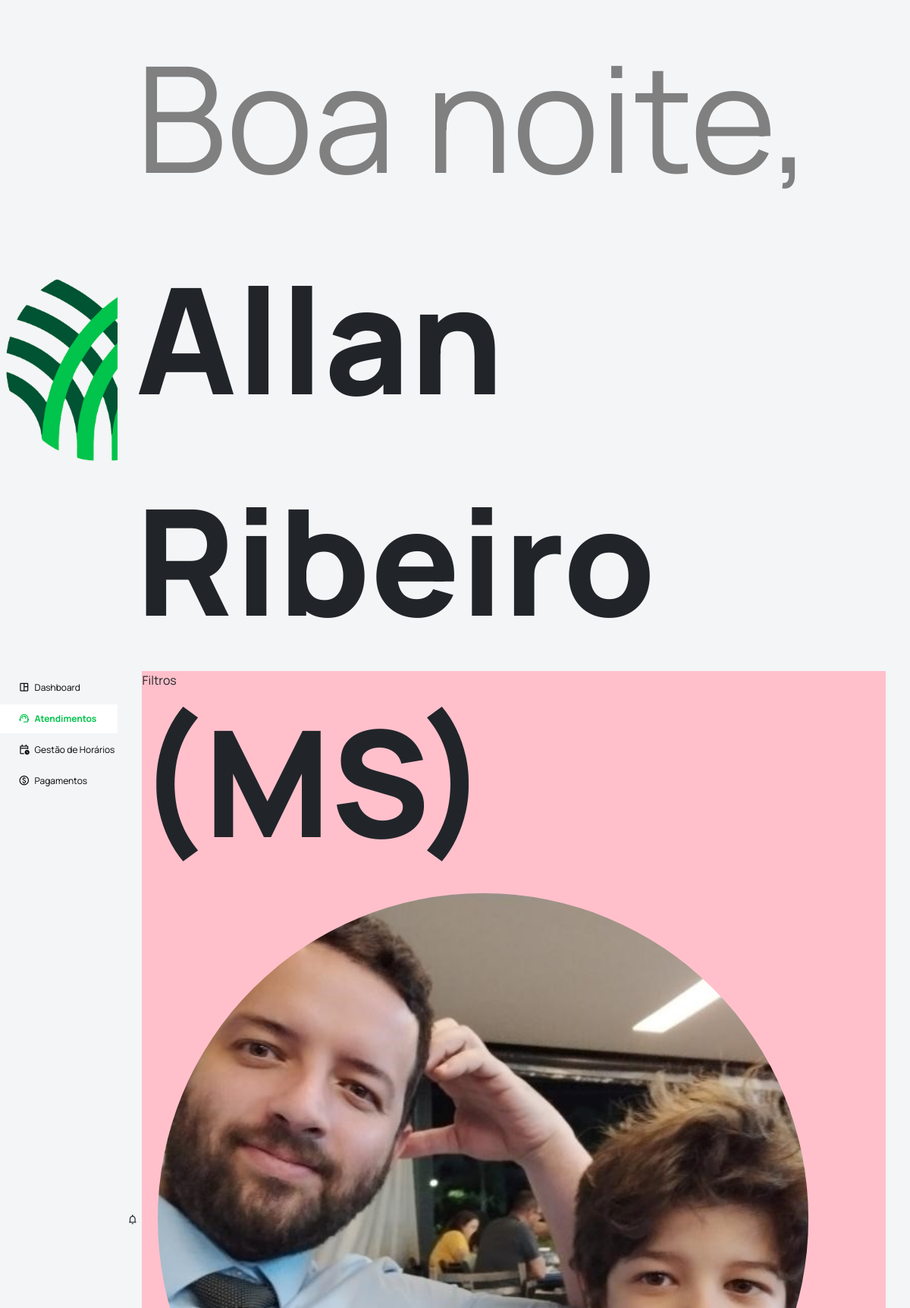
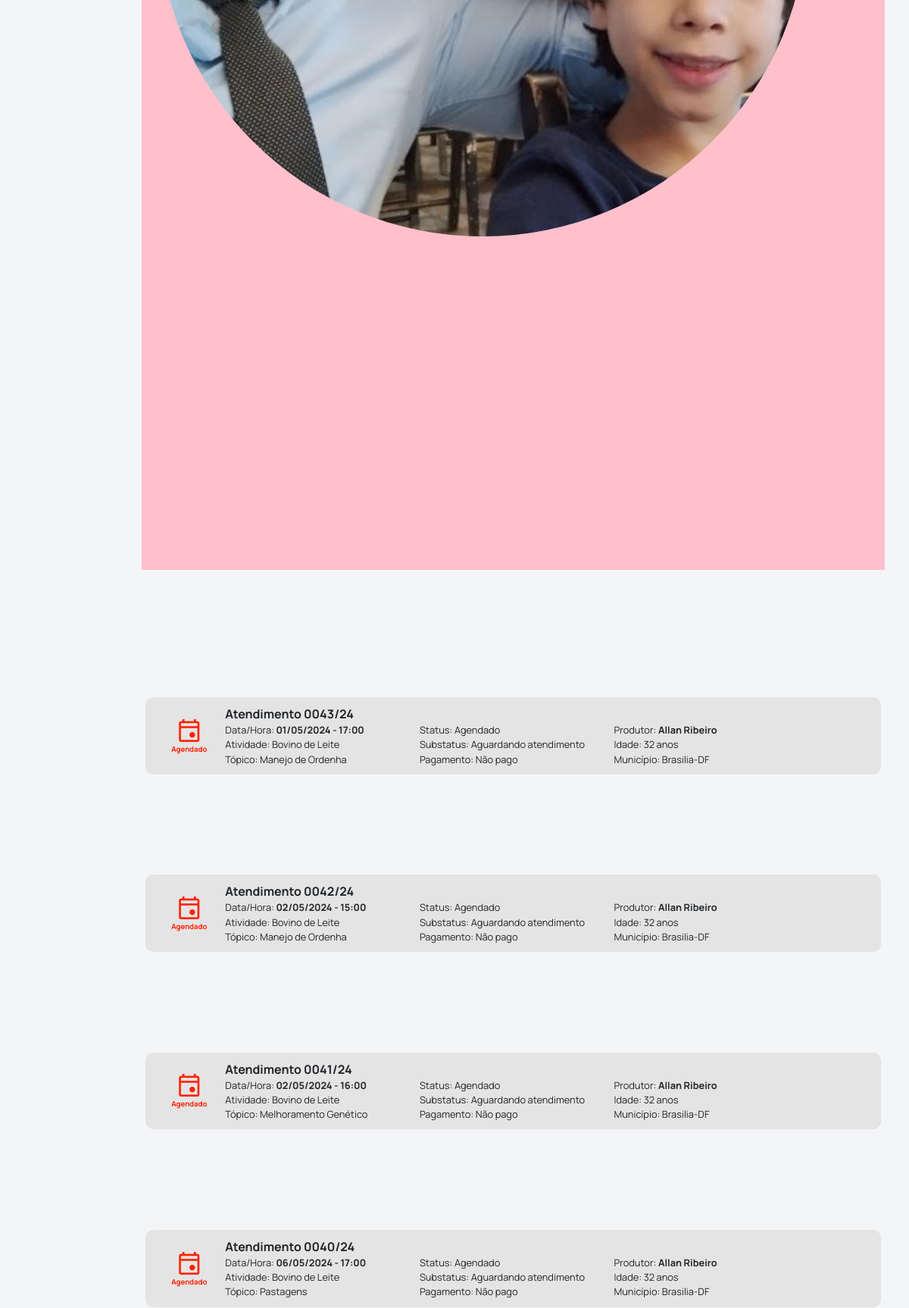
The app's page /tecnico/atendimentos/ (signed in, upper part) with its own data (2 pictures, top to bottom).
### apps/modulo_admin/models.py (models this page shows, shortened)
class Usuario(models.Model):
    user = models.OneToOneField(User, on_delete=models.CASCADE, related_name='usuario_relacionado')
    data_registro = models.DateTimeField(auto_now_add=True)
    data_ultima_atualizacao = models.DateTimeField(auto_now=True)
    cpf = models.CharField(max_length=14, null=False, blank=False, unique=True)
    nome_completo = models.CharField(max_length=100, null=False, blank=False)
    data_nascimento = models.DateField(null=True, blank=True)
    sexo = models.CharField(max_length=100, choices=GENERO_SEXUAL, null=False, blank=False)
    reside_cod_ibge = models.CharField(max_length=10, null=True, blank=True)
    celular = models.CharField(max_length=17, null=True, blank=True)
    email_pessoal = models.EmailField(max_length=40, null=True, blank=True)
    usuario_is_ativo = models.BooleanField(default=True, null=False, blank=False, db_index=True)
    del_status = models.BooleanField(default=False)
    del_data = models.DateTimeField(null=True, blank=True)
    del_cpf = models.CharField(max_length=14, null=True, blank=True)
    def primeiro_ultimo_nome(self):
        partes_nome = self.nome_completo.split()
        primeiro_nome = partes_nome[0]
        ultimo_nome = partes_nome[-1] if len(partes_nome) > 1 else ''
        return f"{primeiro_nome} {ultimo_nome}"
    def uf_municipio(self):
        if self.reside_cod_ibge:
            try:
                uf_municipio = UF_Municipio.objects.get(cod_ibge=self.reside_cod_ibge)
                return f"{uf_municipio.municipio}-{uf_municipio.uf_sigla}"
            except UF_Municipio.DoesNotExist:
                return "Código IBGE não encontrado"
        return "Código IBGE não informado"
    def regional_senar(self):
        try:
            vinculo = self.vinculo_tecnico_regional.get(is_ativo=True)
            return vinculo.regional
        except ObjectDoesNotExist:
            return "Nenhum vínculo ativo encontrado"
    def idade(self):
        if self.data_nascimento:
            hoje = date.today()  # Usando 'date.today()' corretamente
            idade = hoje.year - self.data_nascimento.year
            if (hoje.month, hoje.day) < (self.data_nascimento.month, self.data_nascimento.day):
                idade -= 1
            return idade
        return "Data de nascimento não informada"

class VinculoTecnicoRegional(models.Model):
    usuario = models.ForeignKey(Usuario, on_delete=models.DO_NOTHING, related_name='vinculo_tecnico_regional', null=True)
    data_registro = models.DateTimeField(auto_now_add=True)
    data_ultima_atualizacao = models.DateTimeField(auto_now=True)
    regional = models.CharField(max_length=2, choices=LISTA_UFS_SIGLAS, null=False, blank=False)
    data_inicio = models.DateField(default=date.today, null=False, blank=False)
    data_fim = models.DateField(null=True, blank=True)
    is_ativo = models.BooleanField(default=True, null=False, blank=False, db_index=True)
    del_status = models.BooleanField(default=False)
    del_data = models.DateTimeField(null=True, blank=True)
    del_cpf = models.CharField(max_length=14, null=True, blank=True)

class Atendimento(models.Model):
    data_registro = models.DateTimeField(auto_now_add=True)
    data_ultima_atualizacao = models.DateTimeField(auto_now=True)
    regional = models.CharField(max_length=2, choices=LISTA_UFS_SIGLAS, null=False, blank=False, default='MS')
    tecnico = models.ForeignKey(Usuario, on_delete=models.SET_NULL, null=True, blank=True, related_name='tecnico_atendimento')
    produtor = models.ForeignKey(Usuario, on_delete=models.SET_NULL, null=True, blank=True, related_name='produtor_atendimento')
    atendimento_retorno = models.BooleanField(default=False)
    atendimento_retorno_justificativa = models.TextField(null=True, blank=True)
    atendimento_anterior = models.ForeignKey('self', on_delete=models.SET_NULL, null=True, blank=True, related_name='atendimentos_posteriores')
    data = models.DateField(null=False, blank=False)
    hora = models.CharField(max_length=5, null=False, blank=False)
    status = models.CharField(max_length=15, choices=STATUS_ATENDIMENTO, null=False, blank=False)
    substatus = models.CharField(max_length=60, choices=SUBSTATUS_ATENDIMENTO, null=True, blank=True)
    atividade_produtiva = models.CharField(max_length=120, choices=ATIVIDADE_PRODUTIVA, null=False, blank=False)
    topico = models.CharField(max_length=120, null=False, blank=False)
    mais_informacoes = models.TextField(null=True, blank=True)
    imagem01 = models.ImageField(null=True, blank=True)
    imagem02 = models.ImageField(null=True, blank=True)
    imagem03 = models.ImageField(null=True, blank=True)
    relatorio = models.TextField(null=True, blank=True)
    relatorio_atualizacao = models.DateTimeField(null=True, blank=True)
    del_status = models.BooleanField(default=False)
    del_data = models.DateTimeField(null=True, blank=True)
    del_cpf = models.CharField(max_length=14, null=True, blank=True)
    def atendimento_id(self):
        year_suffix = self.data.strftime('%y')
        id_str = str(self.id).zfill(4)
        return f"{id_str}/{year_suffix}"

class UF_Municipio(models.Model):
    cod_ibge = models.CharField(max_length=10, null=False, blank=False)
    uf_sigla = models.CharField(max_length=2, null=False, blank=False)
    uf = models.CharField(max_length=20, null=False, blank=False)
    municipio = models.CharField(max_length=35, null=False, blank=False)
    municipio_uf = models.CharField(max_length=40, null=False, blank=False)

### apps/modulo_tecnico/views.py (the view)
# urls.py: path('tecnico/atendimentos/', tecnico_atendimentos, name='tecnico_atendimentos'),
def tecnico_atendimentos(request):
    tecnico = request.user.usuario_relacionado
    atendimentos = Atendimento.objects.filter(tecnico=tecnico).order_by('-id')
    conteudo = {
        'atendimentos': atendimentos,
    }
    return render(request, 'modulo_tecnico/lista_atendimentos.html', conteudo)

### apps/modulo_admin/templatetags/saudacoes_filters.py (called while the page is built)
@register.filter(name='saudacao')
def saudacao(value):
    hora_atual = datetime.now().hour
    if 0 <= hora_atual < 12:
        return "Bom dia"
    elif 12 <= hora_atual < 18:
        return "Boa tarde"
    else:
        return "Boa noite"

### templates/modulo_tecnico/lista_atendimentos.html (shortened to what this page needs)
{% extends '_partials/base_main.html' %}
{% load static %}
{% block extra_head %}
    <link rel="stylesheet" href="{% static '/styles/modulo_tecnico/lista_atendimentos.css' %}">
{% endblock %}
{% block content %}
    <div class="container_page">
        <div class="container_filtros">
            Filtros
        </div>
        <div class="container_listagem">
            {% for atendimento in atendimentos %}
                <div class="listagem_item" data-id="{{ atendimento.id }}">
                    <div class="listagem_item_icone">
                        {% if atendimento.status == 'agendado' %}
                            <i class="material-symbols-outlined" style="font-size: 3vw; color: var(--agendado)">event</i>
                            <span style="color: var(--agendado); font-weight: bold;">{{ atendimento.get_status_display }}</span>
                        {% elif atendimento.status == 'cancelado' %}
                            <i class="material-symbols-outlined" style="font-size: 3vw; color: var(--cancelado)">event_busy</i>
                            <span style="color: var(--cancelado); font-weight: bold;">{{ atendimento.get_status_display }}</span>
                        {% elif atendimento.status == 'atendido' %}
                            <i class="material-symbols-outlined" style="font-size: 3vw; color: var(--atendido)">event_available</i>
                            <span style="color: var(--atendido); font-weight: bold;">{{ atendimento.get_status_display }}</span>
                        {% elif atendimento.status == 'finalizado' %}
                            <i class="material-symbols-outlined" style="font-size: 3vw; color: var(--finalizado)">done_all</i>
                            <span style="color: var(--finalizado); font-weight: bold;">{{ atendimento.get_status_display }}</span>
                        {% endif %}
                    </div>
                    <div class="listagem_item_informacoes">
                        <span class="listagem_item_informacoes_titulo"><b>Atendimento {{ atendimento.atendimento_id }}</b></span>
                        <div class="listagem_item_informacoes_container">
                            <div class="listagem_item_informacoes_container_parte">
                                <span>Data/Hora: <b>{{ atendimento.data|date:'d/m/Y' }} - {{ atendimento.hora }}</b></span>
                                <span>Atividade: {{ atendimento.get_atividade_produtiva_display }}</span>
                                <span>Tópico: {{ atendimento.topico }}</span>
                            </div>
                            <div class="listagem_item_informacoes_container_parte">
                                <span>Status: {{ atendimento.get_status_display }}</span>
                                <span>Substatus: {{ atendimento.get_substatus_display }}</span>
                                <span>Pagamento: Não pago</span>
                            </div>
                            <div class="listagem_item_informacoes_container_parte">
                                <span>Produtor: <b>{{ atendimento.produtor.primeiro_ultimo_nome }}</b></span>
                                <span>Idade: {{ atendimento.produtor.idade }} anos</span>
                                <span>Município: {{ atendimento.produtor.uf_municipio }}</span>
                            </div>
                        </div>
                    </div>
                </div>
            {% endfor %}
        </div>
    </div>
{% endblock %}

### templates/_partials/navbar.html (shortened to what this page needs)
{% load static %}
{% load saudacoes_filters %}
<div class="saudacao">
    <span style="color:gray; font-weight: normal !important;">{{ user|saudacao }}, &nbsp;</span> <b>{{ user.usuario_relacionado.primeiro_ultimo_nome }} ({{user.usuario_relacionado.regional_senar}})</b>
</div>
<div class="botoes__navbar">
    <div class="icone-notificacao">
        <i class="material-symbols-outlined" style="font-size: 1.3vw;">notifications</i>
    </div>
    <div class="usuario" id="iconeUsuario">
        <img src="{% static 'assets/imagens/allan_ribeiro.jpg' %}" class="usuario__imagem"><br>
    </div>
</div>

### setup/static/styles/partials/base_main.css (style rules this page uses)
body, html { height: 100%; width: 100%; margin: 0; font-family: 'Manrope', sans-serif; background-color: #f4f5f7; display: flex; flex-direction: row; gap: 1vw; overflow-y: hidden; }

### setup/static/styles/partials/navbar.css (style rules this page uses)
.saudacao { font-family: 'Manrope', sans-serif; font-size: 2.2vh; font-weight: bold; padding-left: 1vw; }
.botoes__navbar { height: 100%; display: flex; flex-direction: row; align-items: center; padding-right: 0.5vw; cursor: pointer; }
.usuario { height: 100%; }
.usuario__imagem { height: 100%; border-radius: 50%; }
.usuario { cursor: pointer; font-size: 12px; color: black; padding: 5px 10px; text-align: left; margin-left: 15px; margin-bottom: 5px; }

### setup/static/styles/cores.css (style rules this page uses)
:root { --verde-capital: #1AA33C; --cinza-primario: #6A6A6A; --cinza-escuro: #484848; --cinza-claro: #e4e4e4; --agendado: #ff2200; --cancelado: #b80000; --atendido: #00528d; --finalizado: var(--verde-capital); --editar: #f5840b; }

### setup/static/styles/modulo_tecnico/lista_atendimentos.css (style rules this page uses)
.container_page { display: grid; grid-template-rows: 20% 79%; gap: 1%; width: 96%; height: 100%; }
.container_filtros { background-color: pink; }
.listagem_item { background-color: var(--cinza-claro); border-radius: 10px; padding: 10px; display: grid; width: 99%; max-height: 100%; grid-template-columns: 10% 90%; justify-content: flex-start; align-items: center; cursor: pointer; transition: transform 0.3s ease; }
.listagem_item_icone { text-align: center; display: flex; flex-direction: column; }
.listagem_item_icone span { font-size: 0.8vw; }
.listagem_item_informacoes { display: flex; flex-direction: column; }
.listagem_item_informacoes_titulo { font-size: 1rem; }
.listagem_item_informacoes_container { display: grid; grid-template-columns: 30% 30% 40%; }
.listagem_item_informacoes_container_parte { display: flex; flex-direction: column; font-size: 0.8rem; }

### records on screen
Atendimento: status "Agendado", atendimento_id "0043/24", data "01/05/2024", hora "17:00", atividade_produtiva "Bovino de Leite", topico "Manejo de Ordenha", substatus "Aguardando atendimento", produtor.primeiro_ultimo_nome "Allan Ribeiro", produtor.idade "32", produtor.uf_municipio "Brasilia-DF"
Atendimento: status "Agendado", atendimento_id "0042/24", data "02/05/2024", hora "15:00", atividade_produtiva "Bovino de Leite", topico "Manejo de Ordenha", substatus "Aguardando atendimento", produtor.primeiro_ultimo_nome "Allan Ribeiro", produtor.idade "32", produtor.uf_municipio "Brasilia-DF"
Atendimento: status "Agendado", atendimento_id "0041/24", data "02/05/2024", hora "16:00", atividade_produtiva "Bovino de Leite", topico "Melhoramento Genético", substatus "Aguardando atendimento", produtor.primeiro_ultimo_nome "Allan Ribeiro", produtor.idade "32", produtor.uf_municipio "Brasilia-DF"
Atendimento: status "Agendado", atendimento_id "0040/24", data "06/05/2024", hora "17:00", atividade_produtiva "Bovino de Leite", topico "Pastagens", substatus "Aguardando atendimento", produtor.primeiro_ultimo_nome "Allan Ribeiro", produtor.idade "32", produtor.uf_municipio "Brasilia-DF"

### other values on screen
{{ user|saudacao }} "Boa noite"
{{ user.usuario_relacionado.primeiro_ultimo_nome }} "Allan Ribeiro"
{{ user.usuario_relacionado.regional_senar }} "MS"
